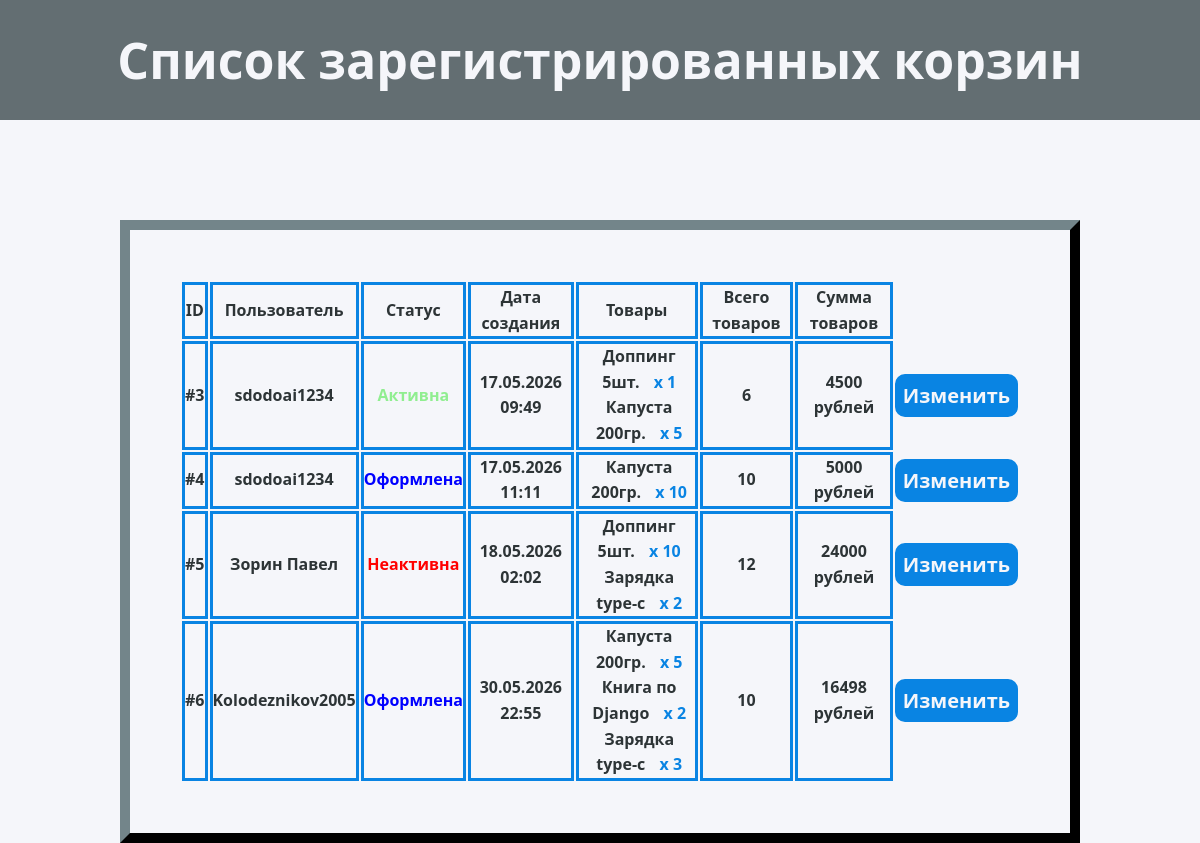
Page /carts/ on the earlier database version.
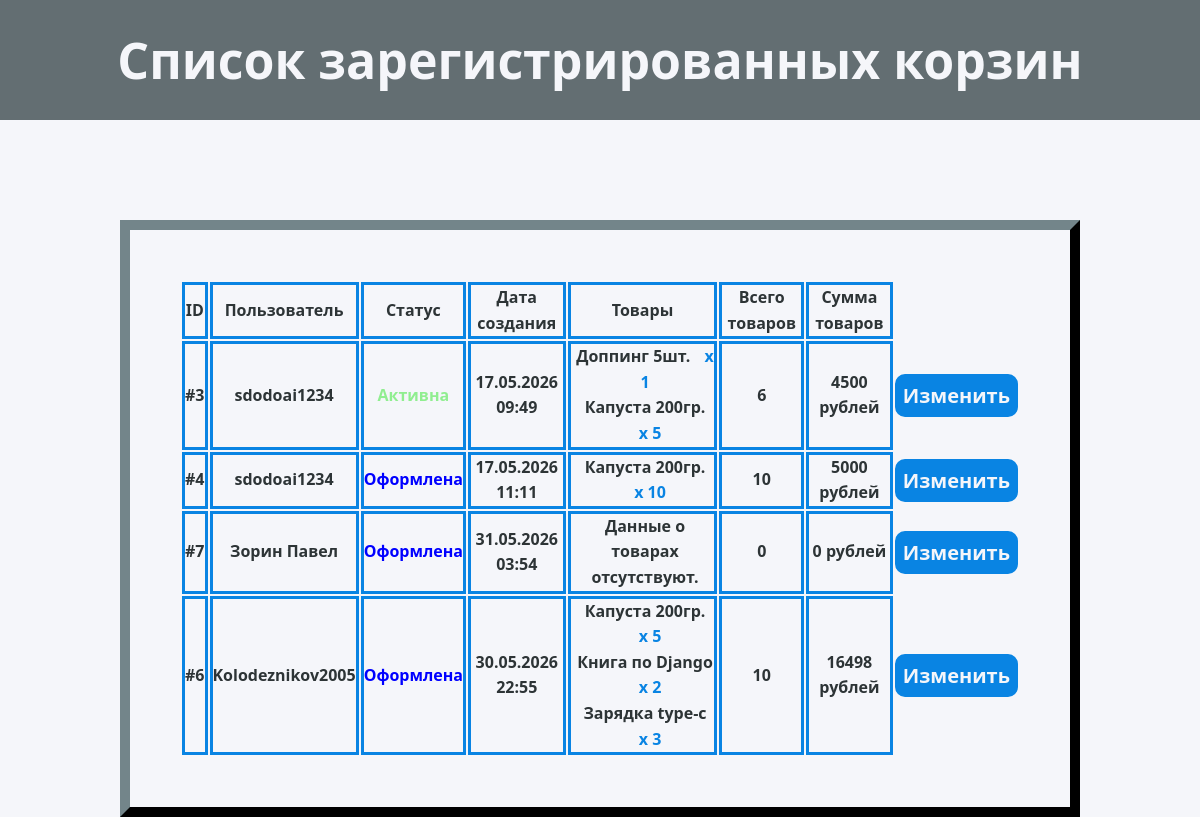
Same page on the later database version.
### store/models.py (models this page shows, shortened)
class Carts(models.Model):
    STATUS_CHOICES = (
        ("Active", "Активна"),
        ("Completed", "Оформлена"),
        ("Closed", "Неактивна")
    )
    customer = models.ForeignKey(Customers, on_delete=models.CASCADE, related_name="carts", verbose_name="Покупатель")
    status = models.CharField("Статус", max_length=20, choices=STATUS_CHOICES, default="Active")
    created_at = models.DateTimeField("Дата и время создания", auto_now_add=True)
    updated_at = models.DateTimeField("Дата и время обновления", auto_now=True)
    class Meta:
        verbose_name = "Корзина"
        verbose_name_plural = "Корзины"
        ordering = ["-updated_at", "-created_at"]
        """Строго максимум одна активная корзина на одного пользователя"""
        constraints = [models.UniqueConstraint(
            fields = ['customer'],
            condition=Q(status='active'),
            name='unique_active_cart_per_buyer'
        )]
    def products_amount(self):
        return self.products.aggregate(total=Sum("quantity"))['total'] or 0
    def total_price(self):
        result = self.products.aggregate(
            total=Sum(F('product__price') * F('quantity'), output_field=DecimalField())
        )
        return result['total'] or 0

class Customers(models.Model):
    name = models.CharField("Имя покупателя", max_length=100)
    email = models.EmailField("email", unique=True)
    phone = models.CharField("Телефон", max_length=20, blank=True)
    created_at = models.DateTimeField("Дата и время регистрации", auto_now_add=True)
    class Meta:
        verbose_name = "Покупатель"
        verbose_name_plural = "Покупатели"
    def __str__(self):
        return self.name

class CartsProducts(models.Model):
    cart = models.ForeignKey(Carts, on_delete=models.CASCADE, related_name="products", verbose_name="Корзина")
    product = models.ForeignKey(Products, on_delete=models.CASCADE, verbose_name="Товар")
    quantity = models.PositiveIntegerField("Количество", default=1)
    class Meta:
        verbose_name = "Позиция корзины"
        verbose_name_plural = "Позиции"
        unique_together = ("cart", "product") # !!! Корзина и товары должны отображаться уникальные друг по отношению к другу
    def __str__(self):
        return f'{self.product}'

class Products(models.Model):
    name = models.CharField("Наименование товара", max_length=200)
    price = models.DecimalField("Цена", max_digits=10, decimal_places=2)
    description = models.TextField("Описание", blank=True)
    image = models.URLField("Ссылка на изображение", blank=True, null=True)
    class Meta:
        verbose_name = "Товар"
        verbose_name_plural = "Товары"
    def __str__(self):
        return self.name

### store/views.py (the view)
# urls.py: path('carts/', views.carts_list, name='carts_list'),
def carts_list(request):
    context = {
        'carts': Carts.objects.select_related("customer").prefetch_related(
        Prefetch("products", queryset=CartsProducts.objects.select_related("product"))
        ).annotate(items_count=Count("products"))
    }
    return render(request, 'carts/carts_list.html', context)

### store/templates/carts/carts_list.html (shortened to what this page needs)
{% load static %}
<!DOCTYPE html>
<html lang="ru">
<head>
    <link rel="stylesheet" href="{% static 'store/css/carts_list.css' %}">
</head>
<body>
    <h1 class="heading">Список зарегистрированных корзин</h1>
    <main>
        {% include 'store/cart_block.html' %}
    </main>
</body>
</html>

### store/templates/store/cart_block.html
{% load static %}
<table class="carts-tb">
    <thead>
        <tr>
            <th>ID</th>
            <th>Пользователь</th>
            <th>Статус</th>
            <th>Дата создания</th>
            <th>Товары</th>
            <th>Всего товаров</th>
            <th>Сумма товаров</th>
        </tr>
    </thead>
    <tbody>
        {% for cart in carts %}
            <tr class="align-rows">
                <td>#{{cart.id}}</td>
                <td>{{cart.customer}}</td>
                <td class="cart_status--{{cart.status}}">{{ cart.get_status_display }}</td>
                <td>{{ cart.created_at|date:"d.m.Y H:i" }}</td>
                <td>
                    <ul class="prod-list">
                        {% for item in cart.products.all %}
                            <li>{{item}} <span class="quantity-st">x {{item.quantity}}</span></li>
                        {% empty %}
                            <li>Данные о товарах отсутствуют.</li>
                        {% endfor %}
                    </ul>
                </td>
                <td class="prod-amount"> {{ cart.products_amount }} </td>
                <td>{{cart.total_price}} рублей</td>
                <td class="btn-row"><button class="editcart-btn">Изменить</button></td>
            </tr>
        {% endfor %}
    </tbody>
    </table>

Differences in the rows shown:
removed Carts: id "5", customer "Зорин Павел", status "Неактивна", created_at "18.05.2026 02:02", products_amount "12", total_price "24000"
removed CartsProducts: product.name "Доппинг 5шт.", quantity "10", shown under "5"
removed CartsProducts: product.name "Зарядка type-c", quantity "2", shown under "5"
added Carts: id "7", customer "Зорин Павел", status "Оформлена", created_at "31.05.2026 03:54", products_amount "0", total_price "0"
